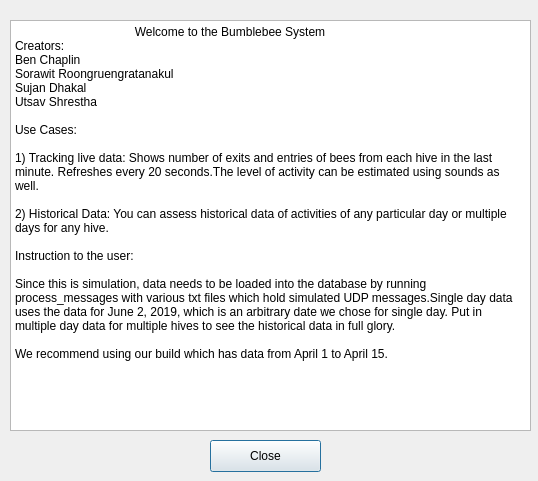
<?xml version="1.0" encoding="UTF-8"?>
<ui version="4.0">
 <class>Dialog</class>
 <widget class="QDialog" name="Dialog">
  <property name="geometry">
   <rect>
    <x>0</x>
    <y>0</y>
    <width>538</width>
    <height>481</height>
   </rect>
  </property>
  <property name="windowTitle">
   <string>Dialog</string>
  </property>
  <widget class="QPushButton" name="pushButton">
   <property name="geometry">
    <rect>
     <x>210</x>
     <y>440</y>
     <width>111</width>
     <height>32</height>
    </rect>
   </property>
   <property name="text">
    <string>Close</string>
   </property>
  </widget>
  <widget class="QPlainTextEdit" name="plainTextEdit">
   <property name="geometry">
    <rect>
     <x>10</x>
     <y>20</y>
     <width>521</width>
     <height>411</height>
    </rect>
   </property>
   <property name="acceptDrops">
    <bool>true</bool>
   </property>
   <property name="readOnly">
    <bool>true</bool>
   </property>
   <property name="plainText">
    <string>                                    Welcome to the Bumblebee System  
Creators:
Ben Chaplin              
Sorawit Roongruengratanakul
Sujan Dhakal 
Utsav Shrestha

Use Cases:

1) Tracking live data: Shows number of exits and entries of bees from each hive in the last minute. Refreshes every 20 seconds.The level of activity can be estimated using sounds as well. 

2) Historical Data: You can assess historical data of activities of any particular day or multiple days for any hive.

Instruction to the user: 

Since this is simulation, data needs to be loaded into the database by running process_messages with various txt files which hold simulated UDP messages.Single day data uses the data for June 2, 2019, which is an arbitrary date we chose for single day. Put in multiple day data for multiple hives to see the historical data in full glory.

We recommend using our build which has data from April 1 to April 15.</string>
   </property>
  </widget>
 </widget>
 <resources/>
 <connections/>
</ui>
